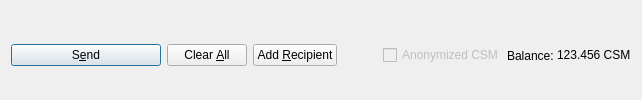
         <widget class="QFrame" name="frame_Send">
          <layout class="QHBoxLayout" name="horizontalLayout">
           <property name="bottomMargin">
            <number>0</number>
           </property>
           <item>
            <widget class="QPushButton" name="sendButton">
             <property name="minimumSize">
              <size>
               <width>150</width>
               <height>0</height>
              </size>
             </property>
             <property name="toolTip">
              <string>Confirm the send action</string>
             </property>
             <property name="text">
              <string>S&amp;end</string>
             </property>
             <property name="icon">
              <iconset resource="../consortium.qrc">
               <normaloff>:/icons/send</normaloff>:/icons/send</iconset>
             </property>
             <property name="autoDefault">
              <bool>false</bool>
             </property>
             <property name="default">
              <bool>true</bool>
             </property>
            </widget>
           </item>
           <item>
            <widget class="QPushButton" name="clearButton">
             <property name="sizePolicy">
              <sizepolicy hsizetype="Minimum" vsizetype="Fixed">
               <horstretch>0</horstretch>
               <verstretch>0</verstretch>
              </sizepolicy>
             </property>
             <property name="toolTip">
              <string>Clear all fields of the form.</string>
             </property>
             <property name="text">
              <string>Clear &amp;All</string>
             </property>
             <property name="icon">
              <iconset resource="../consortium.qrc">
               <normaloff>:/icons/remove</normaloff>:/icons/remove</iconset>
             </property>
             <property name="autoDefault">
              <bool>false</bool>
             </property>
            </widget>
           </item>
           <item>
            <widget class="QPushButton" name="addButton">
             <property name="toolTip">
              <string>Send to multiple recipients at once</string>
             </property>
             <property name="text">
              <string>Add &amp;Recipient</string>
             </property>
             <property name="icon">
              <iconset resource="../consortium.qrc">
               <normaloff>:/icons/add</normaloff>:/icons/add</iconset>
             </property>
             <property name="autoDefault">
              <bool>false</bool>
             </property>
            </widget>
           </item>
           <item>
            <spacer name="horizontalSpacer">
             <property name="orientation">
              <enum>Qt::Horizontal</enum>
             </property>
             <property name="sizeHint" stdset="0">
              <size>
               <width>40</width>
               <height>20</height>
              </size>
             </property>
            </spacer>
           </item>
           <item>
            <layout class="QHBoxLayout" name="horizontalLayout_2">
             <property name="spacing">
              <number>3</number>
             </property>
             <item>
              <widget class="QCheckBox" name="checkzCSM">
               <property name="enabled">
                <bool>false</bool>
               </property>
               <property name="text">
                <string>Anonymized CSM</string>
               </property>
              </widget>
             </item>
             <item>
              <widget class="QLabel" name="label">
               <property name="text">
                <string>Balance:</string>
               </property>
              </widget>
             </item>
             <item>
              <widget class="QLabel" name="labelBalance">
               <property name="sizePolicy">
                <sizepolicy hsizetype="Preferred" vsizetype="Fixed">
                 <horstretch>0</horstretch>
                 <verstretch>0</verstretch>
                </sizepolicy>
               </property>
               <property name="cursor">
                <cursorShape>IBeamCursor</cursorShape>
               </property>
               <property name="text">
                <string notr="true">123.456 CSM</string>
               </property>
               <property name="textInteractionFlags">
                <set>Qt::LinksAccessibleByMouse|Qt::TextSelectableByKeyboard|Qt::TextSelectableByMouse</set>
               </property>
              </widget>
             </item>
            </layout>
           </item>
          </layout>
         </widget>
